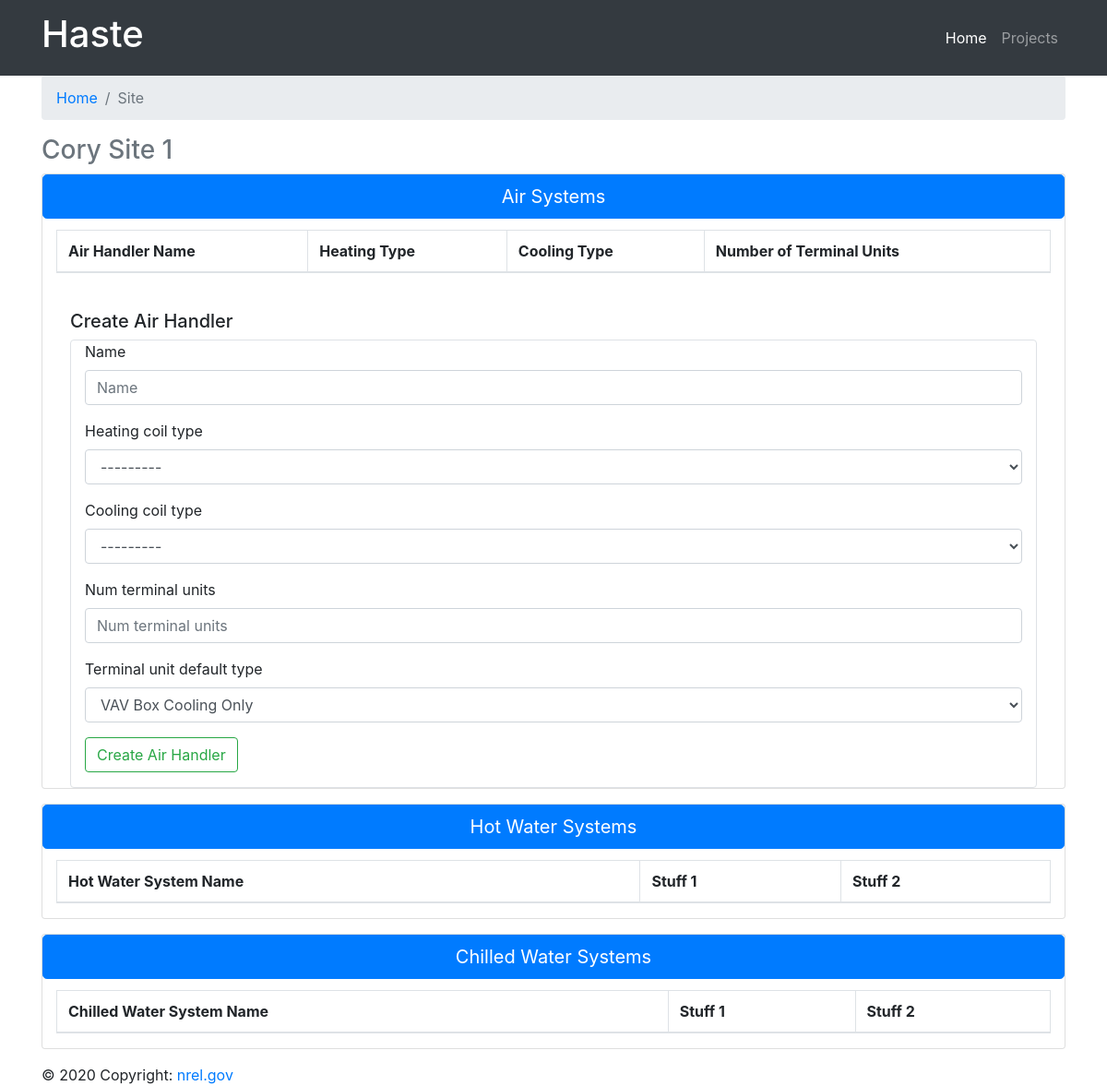
Before: /site/1 with the older database file.
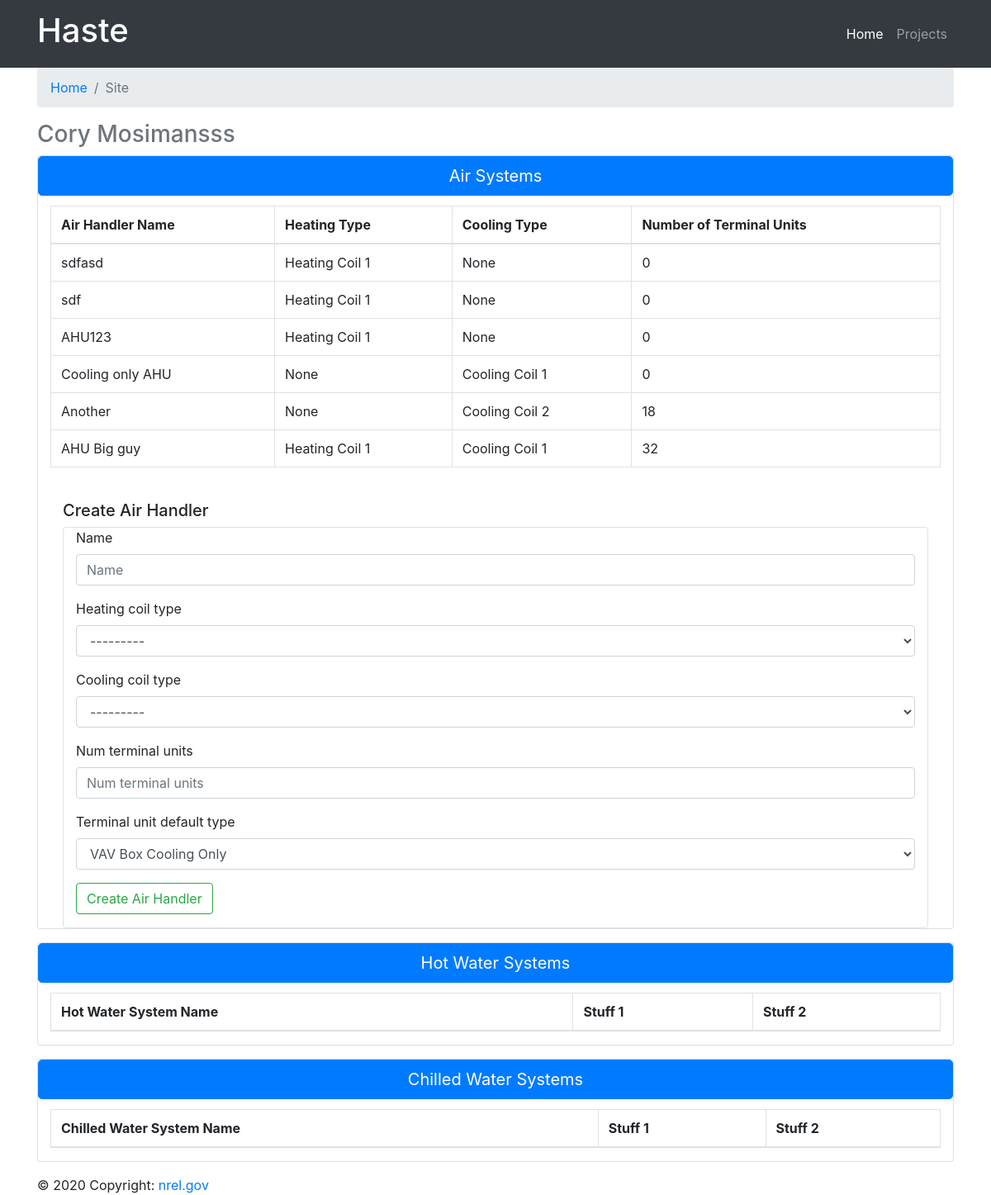
After: the same page with the newer database file.
### generate/models.py (models this page shows)
class Site(models.Model):
    STATES = (
        ("AK", "Alaska"),
        ("AL", "Alabama"),
        ("AR", "Arkansas"),
        ("AZ", "Arizona"),
        ("CA", "California"),
        ("CO", "Colorado"),
        ("CT", "Connecticut"),
        ("DC", "District of Columbia"),
        ("DE", "Delaware"),
        ("FL", "Florida"),
        ("GA", "Georgia"),
        ("HI", "Hawaii"),
        ("IA", "Iowa"),
        ("ID", "Idaho"),
        ("IL", "Illinois"),
        ("IN", "Indiana"),
        ("KS", "Kansas"),
        ("KY", "Kentucky"),
        ("LA", "Louisiana"),
        ("MA", "Massachusetts"),
        ("MD", "Maryland"),
        ("ME", "Maine"),
        ("MI", "Michigan"),
        ("MN", "Minnesota"),
        ("MO", "Missouri"),
        ("MS", "Mississippi"),
        ("MT", "Montana"),
        ("NC", "North Carolina"),
        ("ND", "North Dakota"),
        ("NE", "Nebraska"),
        ("NH", "New Hampshire"),
        ("NJ", "New Jersey"),
        ("NM", "New Mexico"),
        ("NV", "Nevada"),
        ("NY", "New York"),
        ("OH", "Ohio"),
        ("OK", "Oklahoma"),
        ("OR", "Oregon"),
        ("PA", "Pennsylvania"),
        ("PR", "Puerto Rico"),
        ("RI", "Rhode Island"),
        ("SC", "South Carolina"),
        ("SD", "South Dakota"),
        ("TN", "Tennessee"),
        ("TX", "Texas"),
        ("UT", "Utah"),
        ("VA", "Virginia"),
        ("VT", "Vermont"),
        ("WA", "Washington"),
        ("WI", "Wisconsin"),
        ("WV", "West Virginia"),
        ("WY", "Wyoming")
    )
    name = models.CharField(max_length=50)
    city = models.CharField(max_length=50)
    state = models.CharField(max_length=2, choices=STATES)
    zip = models.IntegerField()

class AirHandler(models.Model):
    hc = generate_heating_coils()
    cc = generate_cooling_coils()
    hc_choices = [(h.get('id'), h.get('description')) for h in hc]
    cc_choices = [(h.get('id'), h.get('description')) for h in cc]
    hc_choices.append(('None', 'None'))
    cc_choices.append(('None', 'None'))
    name = models.CharField(max_length=50)
    site_id = models.ForeignKey(Site, on_delete=models.CASCADE)
    heating_coil_type = models.CharField(max_length=100, choices=tuple(hc_choices))
    cooling_coil_type = models.CharField(max_length=100, choices=tuple(cc_choices))

### generate/views.py (the view, shortened to what this page needs)
# urls.py: path('site/<site_id>', views.Site.as_view(), name='site'),
class Site(CreateView):
    template_name = 'site.html'
    def get(self, request, site_id):
        site = models.Site.objects.get(id=site_id)
        ahu_info = []
        ahus = models.AirHandler.objects.filter(site_id=site_id)
        for ahu in ahus:
            ahu_info.append(ahu_summary_info(ahu))
        air_handler_form = forms.AirHandlerForm()
        args = {
            'air_handler_form': air_handler_form,
            'site': site,
            'ahus': ahu_info
        }
        return render(request, self.template_name, args)

### generate/forms.py
class AirHandlerForm(forms.ModelForm):
    tu = generate_terminal_unit_types()
    tu_choices = [(h.get('id'), h.get('description')) for h in tu]
    tu_choices.append(('None', 'None'))
    num_terminal_units = forms.IntegerField()
    terminal_unit_default_type = forms.ChoiceField(choices=tuple(tu_choices))
    class Meta:
        model = models.AirHandler
        fields = ("name", "heating_coil_type", "cooling_coil_type", "num_terminal_units", "terminal_unit_default_type")

### lib/helpers.py (called while the page is built)
def generate_cooling_coils():
    cc = [
        {
            "id": 'CC-001',
            "description": "Cooling Coil 1",
            "tags": ["tag1", "tag2"]
        },
        {
            "id": 'CC-002',
            "description": "Cooling Coil 2",
            "tags": ["tag1", "tag2"]
        }
    ]
    return cc

def generate_heating_coils():
    hc = [
        {
            "id": 'HC-001',
            "description": "Heating Coil 1",
            "tags": ["tag1", "tag2"]
        },
        {
            "id": 'HC-002',
            "description": "Heating Coil 2",
            "tags": ["tag3", "tag4"]
        }
    ]
    return hc

def ahu_summary_info(ahu_model):
    tus = models.TerminalUnit.objects.filter(ahu_id=ahu_model.id)
    num_tus = tus.count()
    data = {
        'id': ahu_model.id,
        'name': ahu_model.name,
        'hc_name': hc_name_given_id(ahu_model.heating_coil_type),
        'cc_name': cc_name_given_id(ahu_model.cooling_coil_type),
        'num_terminal_units': num_tus
    }
    return data

def hc_name_given_id(hc_id):
    hcs = generate_heating_coils()
    for hc in hcs:
        if hc_id == hc['id']:
            return hc['description']
    return None

def cc_name_given_id(cc_id):
    ccs = generate_cooling_coils()
    for cc in ccs:
        if cc_id == cc['id']:
            return cc['description']
    return None

### generate/templates/site.html (shortened to what this page needs)
{% extends "base.html" %}
{% load static %}
{% block page_content %}
<html>
<head>
</head>
<body>
<nav class="navbar navbar-expand-lg navbar-dark bg-dark static-top">
    <div class="container">
        <a class="navbar-brand" href="{% url 'index' %}">
            <h1>Haste</h1>
        </a>
        <div class="collapse navbar-collapse" id="navbarResponsive">
            <ul class="navbar-nav ml-auto">
                <li class="nav-item active">
                    <a class="nav-link" href="{% url 'index' %}">Home
                    </a>
                </li>
                <li class="nav-item">
                    <a class="nav-link" href="{% url 'form' %}">Projects</a>
                </li>
            </ul>
        </div>
    </div>
</nav>
<div class="container">
    <nav aria-label="breadcrumb">
        <ol class="breadcrumb">
            <li class="breadcrumb-item"><a href="{% url 'index' %}">Home</a></li>
            <li class="breadcrumb-item active" aria-current="page">Site</li>
        </ol>
    </nav>
</div>
<div class="container">
  <h3 class="text-muted">{{ site.name }}</h3>
</div>
<div class="container">
  <div class="card mb-3">
    <div class="card-body p-0">
      <div class="card-title">
        <button class="btn btn-block btn-lg btn-primary" type="button" data-toggle="collapse"
                data-target="#showAirSystems"
                aria-expanded="true" aria-controls="showAirSystems">
          Air Systems
        </button>
      </div>
      <div class="container collapse show" id="showAirSystems">
        {% include 'all_air_handlers.html' %}
        {% include "add_air_handler.html" %}
      </div>
    </div>
  </div>
</div>
<div class="container">
  <div class="card mb-3">
    <div class="card-body p-0">
      <div class="card-title">
        <button class="btn btn-block btn-lg btn-primary" type="button" data-toggle="collapse"
                data-target="#showHotWaterSystems"
                aria-expanded="false" aria-controls="showHotWaterSystems">
          Hot Water Systems
        </button>
      </div>
      <div class="container collapse show" id="showHotWaterSystems">
        {% include 'all_hot_water_systems.html' %}
      </div>
    </div>
  </div>
</div>
<div class="container">
  <div class="card mb-3">
    <div class="card-body p-0">
      <div class="card-title">
        <button class="btn btn-block btn-lg btn-primary" type="button" data-toggle="collapse"
                data-target="#showChilledWaterSystems"
                aria-expanded="false" aria-controls="showChilledWaterSystems">
          Chilled Water Systems
        </button>
      </div>
      <div class="container collapse show" id="showChilledWaterSystems">
        {% include 'all_chilled_water_systems.html' %}
      </div>
    </div>
  </div>
</div>
<footer class="footer">
    <div class="container">
        © 2020 Copyright:
        <a href="https://nrel.gov/"> nrel.gov</a>
    </div>
</footer>
</body>
</html>
{% endblock %}

### generate/templates/base.html (shortened to what this page needs)
<link rel="stylesheet" href="https://cdnjs.cloudflare.com/ajax/libs/font-awesome/4.7.0/css/font-awesome.min.css">
{% load bootstrap4 %}
{% bootstrap_css %}
{% block page_content %}{% endblock %}

### generate/templates/all_air_handlers.html
{% load static %}
<div class="table-responsive">
  <table class="table table-bordered table-hover">
    <thead>
    <tr>
      <th scope="col">Air Handler Name</th>
      <th scope="col">Heating Type</th>
      <th scope="col">Cooling Type</th>
      <th scope="col">Number of Terminal Units</th>
    </tr>
    </thead>
    <tbody>
    {% for ahu in ahus %}
      <tr>
        <td>{{ ahu.name }}</td>
        <td>{{ ahu.hc_name }}</td>
        <td>{{ ahu.cc_name }}</td>
        <td>{{ ahu.num_terminal_units }}</td>
      </tr>
    {% endfor %}
    </tbody>
  </table>
</div>

### generate/templates/add_air_handler.html (shortened to what this page needs)
{% load bootstrap4 %}
{% block content %}
<div class="container">
  <br>
  <h5>Create Air Handler</h5>
  <div class="container border rounded">
    <form method="post">
        {% bootstrap_form air_handler_form %}
        {% buttons %}
        <button type="submit" class="btn btn-outline-success" name="create_air_handler">Create Air Handler</button>
        {% endbuttons %}
    </form>
  </div>
</div>
{% endblock %}

### generate/templates/all_hot_water_systems.html (shortened to what this page needs)
{% load static %}
<div class="table-responsive">
  <table class="table table-bordered table-hover">
    <thead>
    <tr>
      <th scope="col">Hot Water System Name</th>
      <th scope="col">Stuff 1</th>
      <th scope="col">Stuff 2</th>
    </tr>
    </thead>
  </table>
</div>

### generate/templates/all_chilled_water_systems.html (shortened to what this page needs)
{% load static %}
<div class="table-responsive">
  <table class="table table-bordered table-hover">
    <thead>
    <tr>
      <th scope="col">Chilled Water System Name</th>
      <th scope="col">Stuff 1</th>
      <th scope="col">Stuff 2</th>
    </tr>
    </thead>
  </table>
</div>

Changed rows visible on the page:
changed Site: name "Cory Site 1" → "Cory Mosimansss"
added AirHandler: name "sdfasd"
added AirHandler: name "sdf"
added AirHandler: name "AHU123"
added AirHandler: name "Cooling only AHU"
added AirHandler: name "Another"
added AirHandler: name "AHU Big guy"
Other visible differences:
new list line: "Heating Coil 1 None 0"
new list line: "None Cooling Coil 1 0"
new list line: "None Cooling Coil 2 18"
new list line: "Heating Coil 1 Cooling Coil 1 32"
